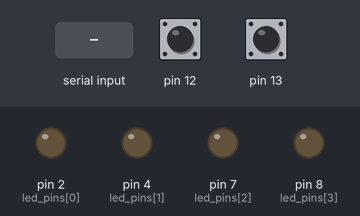
Bench run of a sketch on a simulated Arduino Uno, built with avr-gcc and run on an emulated ATmega328P. On the bench: output pins drawn as LEDs (lit = HIGH). The test bench sets the inputs (shaded band); at power-on: pin 12 HIGH, pin 13 HIGH. What the sketch prints to the serial monitor is not drawn.

Above: at 0.9 s.
1.0 s: "90,45\n" received over Serial
At 1.8 s:
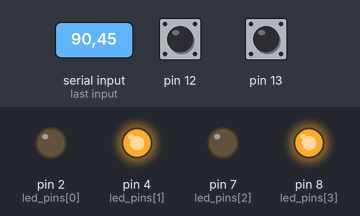
2.5 s: pin 12 pulled LOW for 0.15 s
At 2.9 s:
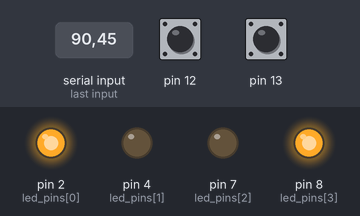
4.1 s: pin 12 pulled LOW for 1 s
At 5.3 s:
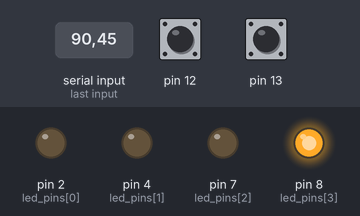
6.6 s: pin 12 pulled LOW for 0.15 s
At 7.2 s:
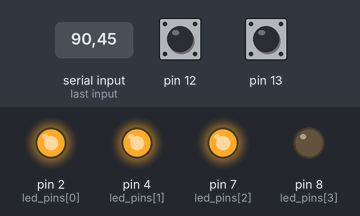
8.2 s: pin 12 pulled LOW for 3.2 s
At 9.6 s:
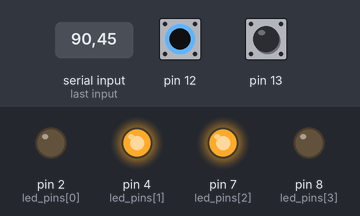
12.9 s: pin 12 pulled LOW for 0.15 s
At 13.2 s:
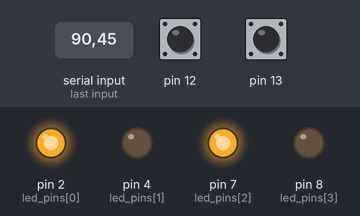
Timing chart, 0 to 15.5 s (numbered marks = the images above; inputs shaded):
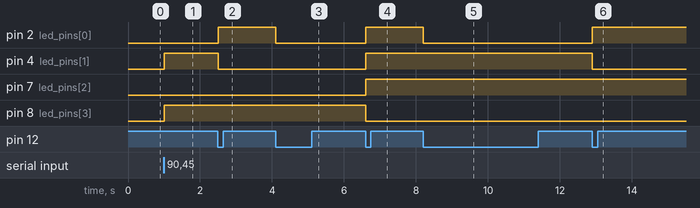

Measured:
- after the input at 1.0 s, pin 4 (led_pins[1]), pin 8 (led_pins[3]): LOW → HIGH at once
- after the input at 2.5 s, pin 2 (led_pins[0]): LOW → HIGH at once; pin 4 (led_pins[1]): HIGH → LOW at once
- after the input at 4.1 s, pin 2 (led_pins[0]): HIGH → LOW at once
- after the input at 6.6 s, pin 2 (led_pins[0]), pin 4 (led_pins[1]), pin 7 (led_pins[2]): LOW → HIGH at once; pin 8 (led_pins[3]): HIGH → LOW at once
- after the input at 8.2 s, pin 2 (led_pins[0]): HIGH → LOW at once
- after the input at 12.9 s, pin 2 (led_pins[0]): LOW → HIGH at once; pin 4 (led_pins[1]): HIGH → LOW at once

The sketch:

BinaryLEDs.ino
```cpp
/*
  Converts user integer input for to display as binary on 4 LEDs.
  Implements buttons (with debounce) which decrements/increments the display.
*/


// Integer array that stores the digital pins that the LEDs are connected to.
int led_pins[4] = {2, 4, 7, 8};
// Keeps track of which LED to be turned on.
int index = 0;
int user_input; //FIXME: Consider moving this variable to a different scope.

int last_state_button_0 = HIGH;
int last_state_button_1 = HIGH;

// Displays a number as 4 digit LED binary.
void displayBinaryLED(int num) {
    for (int i = 0; i < 4; ++i)
        digitalWrite(led_pins[i], bitRead(num, i));

}

void setup() {
    Serial.begin(9600);
    pinMode(led_pins[0], OUTPUT);
    pinMode(led_pins[1], OUTPUT);
    pinMode(led_pins[2], OUTPUT);
    pinMode(led_pins[3], OUTPUT);

    pinMode(12, INPUT_PULLUP);
    pinMode(13, INPUT_PULLUP);

    Serial.print("What number do you want displayed? ");
    while(!Serial.available()) {}

    user_input = Serial.parseInt();
}

void loop() {
    displayBinaryLED(user_input);

    // Remember last state so the button debounce knows when it was lifted.
    if (last_state_button_0 == LOW && digitalRead(12) == HIGH) {
        last_state_button_0 = HIGH;
    }

    // Button debounce, to counteract a "held button" performing unintentional control.
    if (last_state_button_0 == HIGH && digitalRead(12) == LOW) {
        user_input--;
        last_state_button_0 = LOW;
    }

    if (last_state_button_1 == LOW && digitalRead(13) == HIGH) {
        last_state_button_1 = HIGH;
    }

    if (last_state_button_1 == HIGH && digitalRead(13) == LOW) {
        user_input++;
        last_state_button_1 = LOW;
    }
}
```
